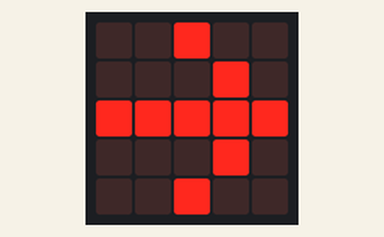
This program was run on a simulated BBC micro:bit (MakeCode). Parts: the board's 5×5 LED display.

Above: at 0.1 s.
At 1.0 s:
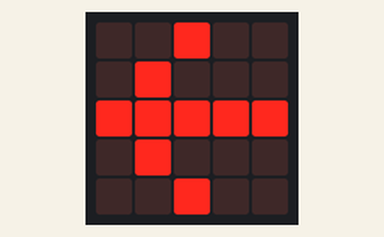

Measured:
- what the display in image 1 shows lasts 0.9 s, from 0.9 s to 1.8 s

The program:

main.ts
```typescript
let flecha_derecha = images.createImage(`
    . . # . .
    . . . # .
    # # # # #
    . . . # .
    . . # . .
    `)
let flecha_izquierda = images.createImage(`
    . . # . .
    . # . . .
    # # # # #
    . # . . .
    . . # . .
    `)
basic.forever(function on_forever() {
    //  Bucle que alterna entre las dos flechas
    flecha_derecha.showImage(0)
    basic.pause(500)
    flecha_izquierda.showImage(0)
    basic.pause(500)
})
```

test.ts
```typescript
// aquí va el archivo "tests"; esto no se compilará cuando este paquete se utilice como una extensión.
```
